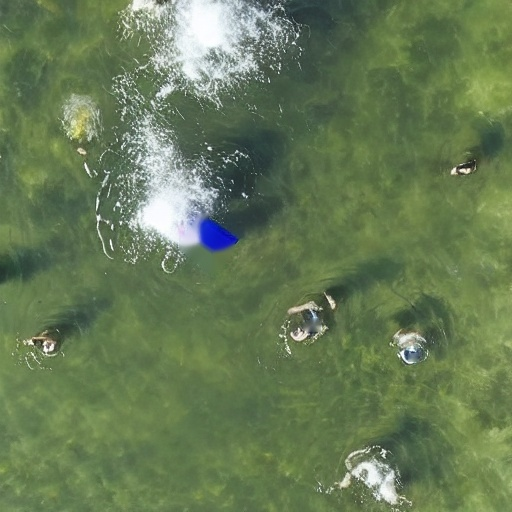
#> input picture runs/cleaned_sample_01.jpg, 512 x 512 px; its folder holds only this picture in this run
$ python -i person_utils.py   (imports and definitions only)
#> lines starting #> are read from the running program, lines starting #| are printed output that depends on the picture; after the words box and inside, x2 and y2 are one past the last pixel; in counts of white or black regions, pixels touching at a corner belong together
"""
person_utils.py
────────────────
Utilities for person cutout loading, procedural cutout generation,
perspective scaling, RGBA compositing, and localized refinement mask creation
for Method 3 (Hybrid Person Imprinting + Diffusion Refinement).
"""

import os
from pathlib import Path
from typing import List, Tuple, Dict, Optional, Union
import numpy as np
import cv2
from PIL import Image, ImageDraw


# ──────────────────────────────────────────────────────────────────────────────
# Procedural Cutout Generator (Zero-dependency fallback)
# ──────────────────────────────────────────────────────────────────────────────

# [26 lines left out: function load_person_cutouts, not called in this run]


# ──────────────────────────────────────────────────────────────────────────────
# Photorealistic GrabCut Swimmer Extractor (Board-free & Zero Water Fringe)
# ──────────────────────────────────────────────────────────────────────────────

_CLEAN_CUTOUT_CACHE = {}

def extract_clean_swimmer_cutout(img_path: Union[str, Path], color_format: str = "BGR") -> np.ndarray:
    """
    Extracts an exact, board-free cutout of the swimmer body with zero foreign water fringe
    using iterative GrabCut alpha matting, HSV olive/green sea fringe filtering,
    and direct sunlight highlight compression.

    Args:
        img_path: Path to swimmer crop image.
        color_format: "BGR" (default for OpenCV) or "RGB" (for PIL).

    Returns:
        (H, W, 4) uint8 array [C1, C2, C3, Alpha].
    """
#> called with img_path = '../runs/cleaned_sample_01.jpg', color_format = 'BGR'
    key = (str(img_path), color_format)
    if key in _CLEAN_CUTOUT_CACHE:
        return _CLEAN_CUTOUT_CACHE[key].copy()

    img = cv2.imread(str(img_path))
#> img is the input picture: shape (512, 512, 3); mean B, G, R 85.9, 123, 102.8
    if img is None:
        raise FileNotFoundError(f"Cannot read image at {img_path}")
    h, w = img.shape[:2]
#> h = 512; w = 512

    mask = np.zeros((h, w), np.uint8)
    bgd_model = np.zeros((1, 65), np.float64)
    fgd_model = np.zeros((1, 65), np.float64)

    margin_x = max(5, int(w * 0.10))
#> margin_x = 51
    margin_y = max(5, int(h * 0.08))
#> margin_y = 40
    rect = (margin_x, margin_y, max(1, w - 2 * margin_x), max(1, h - 2 * margin_y))
#> rect = (51, 40, 410, 432)
    cv2.grabCut(img, mask, rect, bgd_model, fgd_model, 6, cv2.GC_INIT_WITH_RECT)

    body_mask = np.where((mask == 2) | (mask == 0), 0, 1).astype("uint8") * 255

    # Suppress foreign olive/green water fringe from AFO source images
    hsv = cv2.cvtColor(img, cv2.COLOR_BGR2HSV)
#> hsv: shape (512, 512, 3); mean H, S, V 50.8, 83.7, 123.7
    olive_water = (hsv[:, :, 0] >= 28) & (hsv[:, :, 0] <= 88) & (hsv[:, :, 1] >= 35)
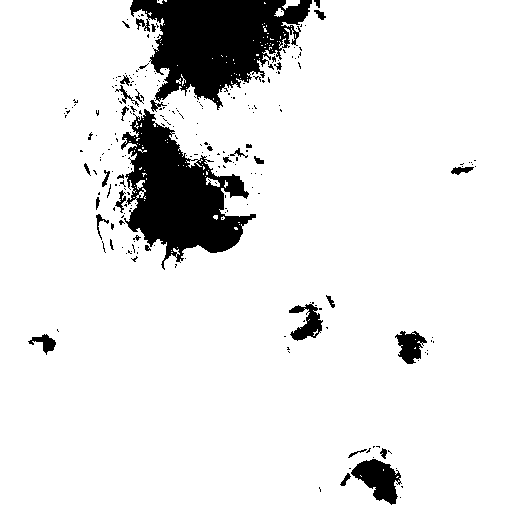
#> olive_water: shape (512, 512) bool; 89.9% white; 255 black regions (221 under 20 px), largest, box (x1, y1, x2, y2) and area: (130, 0, 312, 110) 11345, (121, 109, 256, 270) 10300, (351, 459, 402, 505) 1276
    body_mask[olive_water] = 0

    # Morphological refinement
    kernel = cv2.getStructuringElement(cv2.MORPH_ELLIPSE, (3, 3))
    body_mask = cv2.morphologyEx(body_mask, cv2.MORPH_OPEN, kernel)
    body_mask = cv2.morphologyEx(body_mask, cv2.MORPH_CLOSE, kernel)

    # Subpixel anti-aliased edge smoothing
    alpha = cv2.GaussianBlur(body_mask, (3, 3), 0.75)

    b, g, r = cv2.split(img)
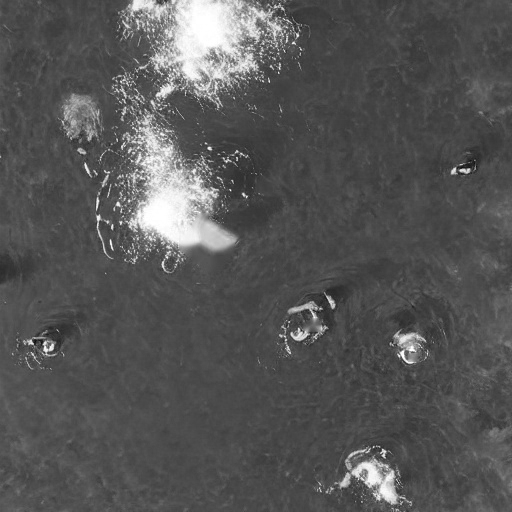
#> b: shape (512, 512); min 13, max 255, mean 85.9
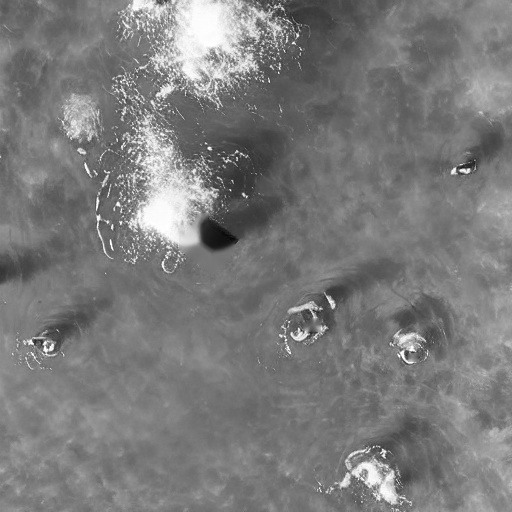
#> g: shape (512, 512); min 7, max 255, mean 123
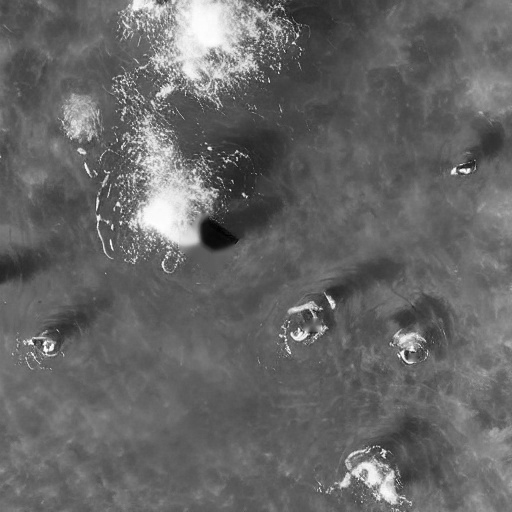
#> r: shape (512, 512); min 0, max 255, mean 102.8

    # Soften clipped solar specular glare so skin retains natural warm tone
    lum = 0.299 * r.astype(np.float32) + 0.587 * g.astype(np.float32) + 0.114 * b.astype(np.float32)
    clipped = lum > 215
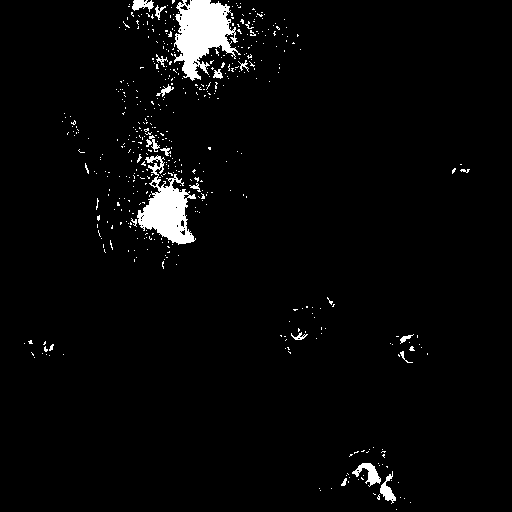
#> clipped: shape (512, 512) bool; 3.1% white; 493 white regions (472 under 20 px), largest, box (x1, y1, x2, y2) and area: (174, 0, 241, 81) 3095, (137, 155, 196, 245) 2378, (352, 463, 381, 487) 290
    if np.any(clipped):
        r[clipped] = np.clip(r[clipped].astype(np.float32) * 0.88 + 18, 0, 255).astype(np.uint8)
#> r: shape (512, 512); 3.14% of pixels changed, all inside (x1, y1, x2, y2) = (24, 0, 470, 510)
        g[clipped] = np.clip(g[clipped].astype(np.float32) * 0.88 + 10, 0, 255).astype(np.uint8)
        b[clipped] = np.clip(b[clipped].astype(np.float32) * 0.82 + 5, 0, 255).astype(np.uint8)
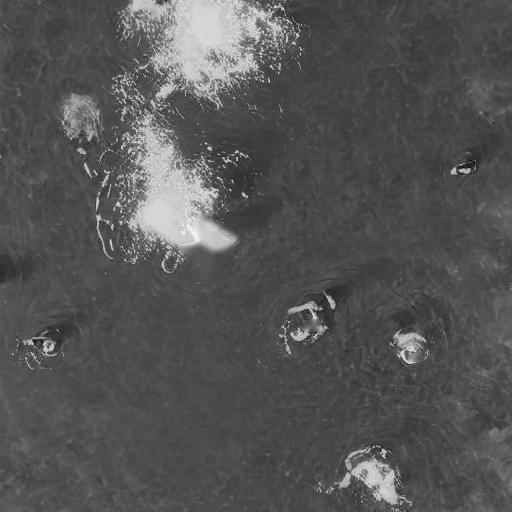
#> b: shape (512, 512); 3.14% of pixels changed, all inside (x1, y1, x2, y2) = (24, 0, 470, 510)

    if color_format.upper() == "RGB":
        result = cv2.merge([r, g, b, alpha])
    else:
        result = cv2.merge([b, g, r, alpha])
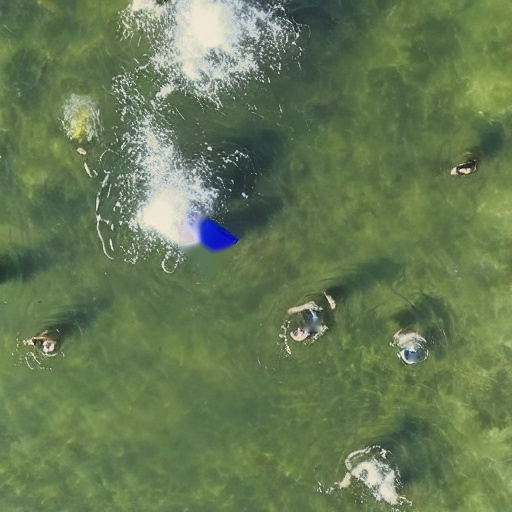
#> result: shape (512, 512, 4); mean B, G, R, A 84.8, 122.4, 102.4, 12.5

    _CLEAN_CUTOUT_CACHE[key] = result
    return result.copy()


# ──────────────────────────────────────────────────────────────────────────────
# Physical Immersion & Beer-Lambert Depth Attenuation Blending
# ──────────────────────────────────────────────────────────────────────────────

# [347 lines left out: functions blend_swimmer_physically, calculate_perspective_scale, harmonize_color_and_lighting, apply_deep_alpha_matting, place_person_cutout, create_refinement_mask, not called in this run]

>>> result = extract_clean_swimmer_cutout('../runs/cleaned_sample_01.jpg')
